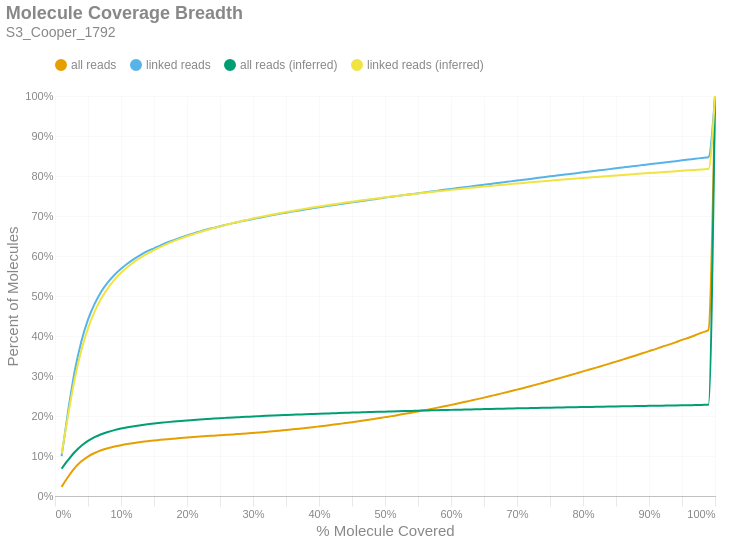

Notebook source saved alongside this figure:
### Markdown cell above
### Molecule Read Coverage
This chart shows molecule coverage breadth as computed by the number of bases aligned to that molecule. In other words, "*how much of each unique long molecule is actually sequenced/aligned?*" Keep in mind there is a distinction between sequences and alignments, since some sequences belonging to a particular molecule may not align well and wouldn't appear in the alignment data. This chart also shows molecule coverage breadth as computed by the *inferred fragment* from which the aligned sequences originate. Unlike read coverage, this calculation takes into account the total insert size, including unsequenced gaps between the forward and reverse reads. Like the previous figures, these are cumulative percents.

### Code cell
if SKIPLR:
    print_html(f"Skipped")
else:
    binned_df = consolidated_hist(valids['coverage_bp'], mask, 0.01, True)
    binned_df_inf = consolidated_hist(valids['coverage_inserts'], mask, 0.01, True)
    binned_df = binned_df.with_columns(pl.lit(binned_df_inf['all reads (cumsum)']).alias('all reads (inferred)'))
    binned_df = binned_df.with_columns(pl.lit(binned_df_inf['linked reads (cumsum)']).alias('linked reads (inferred)'))
    binned_df = binned_df.with_columns(
        (pl.col('bin').cast(pl.Float64) + 0.01).alias('right_edge')
    )

    with SafeRender(binned_df):
        (
            density_plot(binned_df, 'Molecule Coverage Breadth', samplename, 'molcov', ['all reads (inferred)','linked reads (inferred)'])
            .encode(
                #x=alt.X('bin:Q', title="% Molecule Covered").axis(format = '%').scale(padding=0),
                x=alt.X('right_edge:Q', title="% Molecule Covered").axis(format='%').scale(padding=0),
                y=alt.Y('value:Q', title='Percent of Molecules')
                    .axis(format='%')
                    .stack(False)
                    .scale(domainMin=0, padding=0),
                color=alt.Color("key:N").scale(domain = ["all reads", "linked reads", "all reads (inferred)", "linked reads (inferred)"]),
                tooltip = [
                    alt.Tooltip("key:N", title = "Data Type"),
                    alt.Tooltip("range_label:N", title="% Molecule Covered"),
                    alt.Tooltip("value:Q", format = ".2%", title="% Molecules")
                ]
            )
        ).display()

### Figure 1 — Vega-Lite specification as saved in the notebook (floating-point values rounded to 4 significant figures)
{"width": "container", "height": 400, "config": {"title": {"anchor": "start", "dy": -15, "fontSize": 18, "color": "#888888", "subtitleColor": "#888888", "subtitleFontSize": 14}, "arc": {"fill": "#0072B2"}, "axis": {"domainColor": "#888888", "domainWidth": 0.5, "gridWidth": 0.2, "grid": false, "titleFontWeight": 400, "titleFontSize": 15, "labelFontSize": 11, "labelColor": "#888888", "tickColor": "#888888", "tickWidth": 0.2, "titleColor": "#888888"}, "axisBand": {"grid": false}, "axisX": {"grid": true, "tickSize": 10, "domainCap": "round"}, "axisY": {"domain": false, "grid": true, "tickSize": 0, "domainCap": "round"}, "background": "transparent", "header": {"labelFontSize": 15, "labelColor": "#888888", "titleFontSize": 15, "titleFontWeight": 600, "titleColor": "#888888"}, "legend": {"labelFont": "sans-serif", "labelFontSize": 12, "labelColor": "#888888", "symbolSize": 100, "symbolType": "circle", "titleFontSize": 12, "titlePadding": 10, "titleColor": "#888888", "title": null, "orient": "top"}, "range": {"category": ["#E69F00", "#56B4E9", "#009E73", "#F0E442", "#0072B2", "#D55E00", "#CC79A7", "#000000"], "diverging": ["#cfe8f3", "#a2d4ec", "#73bfe2", "#46abdb", "#1696d2", "#12719e"]}, "area": {"fill": "#0072B2", "fillOpacity": 0.7, "line": true, "strokeOpacity": 0.7}, "line": {"color": "#0072B2", "stroke": "#0072B2", "strokeWidth": 2}, "trail": {"color": "#0072B2", "stroke": "#0072B2", "strokeWidth": 0, "size": 1}, "point": {"filled": true, "fillOpacity": 1.0, "size": 95}, "text": {"color": "#888888", "fontSize": 11, "align": "right", "fontWeight": 400, "size": 11}, "bar": {"fill": "#0072B2", "stroke": null}, "view": {"stroke": null, "continuousWidth": 660, "continuousHeight": 400}}, "data": {"name": "data-db2659bdf2a810d7b23f3f9000c82874"}, "mark": {"type": "line", "interpolate": "monotone", "point": {"opacity": 0, "size": 275}}, "encoding": {"color": {"field": "key", "scale": {"domain": ["all reads", "linked reads", "all reads (inferred)", "linked reads (inferred)"]}, "type": "nominal"}, "tooltip": [{"field": "key", "title": "Data Type", "type": "nominal"}, {"field": "range_label", "title": "% Molecule Covered", "type": "nominal"}, {"field": "value", "format": ".2%", "title": "% Molecules", "type": "quantitative"}], "x": {"axis": {"format": "%"}, "field": "right_edge", "scale": {"padding": 0}, "title": "% Molecule Covered", "type": "quantitative"}, "y": {"axis": {"format": "%"}, "field": "value", "scale": {"domainMin": 0, "padding": 0}, "stack": false, "title": "Percent of Molecules", "type": "quantitative"}}, "params": [{"name": "param_c36ac31b6afebe62", "select": {"type": "point", "fields": ["key"]}, "bind": "legend"}], "title": {"text": "Molecule Coverage Breadth", "subtitle": "S3_Cooper_1792"}, "transform": [{"fold": ["all reads (cumsum)", "linked reads (cumsum)", "all reads (inferred)", "linked reads (inferred)"]}, {"calculate": "replace(datum.key, ' (cumsum)', '')", "as": "key"}, {"filter": {"param": "param_c36ac31b6afebe62"}}], "usermeta": {"embedOptions": {"downloadFileName": "S3_Cooper_1792.molcov"}}, "$schema": "https://vega.github.io/schema/vega-lite/v6.1.0.json", "datasets": {"data-db2659bdf2a810d7b23f3f9000c82874": [{"bin": "0.0", "interval": "0.0-0.01", "all reads": 0.02289, "linked reads": 0.09989, "all reads (cumsum)": 0.02289, "linked reads (cumsum)": 0.09989, "range_label": "0.0-0.01", "all reads (inferred)": 0.06816, "linked reads (inferred)": 0.1052, "right_edge": 0.01}, {"bin": "0.01", "interval": "0.01-0.02", "all reads": 0.02523, "linked reads": 0.1134, "all reads (cumsum)": 0.04812, "linked reads (cumsum)": 0.2133, "range_label": "0.01-0.02", "all reads (inferred)": 0.09004, "linked reads (inferred)": 0.2036, "right_edge": 0.02}, {"bin": "0.02", "interval": "0.02-0.03", "all reads": 0.02217, "linked reads": 0.0997, "all reads (cumsum)": 0.07029, "linked reads (cumsum)": 0.313, "range_label": "0.02-0.03", "all reads (inferred)": 0.11, "linked reads (inferred)": 0.2936, "right_edge": 0.03}, {"bin": "0.03", "interval": "0.03-0.04", "all reads": 0.0164, "linked reads": 0.07377, "all reads (cumsum)": 0.08669, "linked reads (cumsum)": 0.3868, "range_label": "0.03-0.04", "all reads (inferred)": 0.1257, "linked reads (inferred)": 0.3649, "right_edge": 0.04}, {"bin": "0.04", "interval": "0.04-0.05", "all reads": 0.01198, "linked reads": 0.05406, "all reads (cumsum)": 0.09867, "linked reads (cumsum)": 0.4408, "range_label": "0.04-0.05", "all reads (inferred)": 0.1378, "linked reads (inferred)": 0.4192, "right_edge": 0.05}, {"bin": "0.05", "interval": "0.05-0.06", "all reads": 0.008777, "linked reads": 0.03933, "all reads (cumsum)": 0.1074, "linked reads (cumsum)": 0.4802, "range_label": "0.05-0.06", "all reads (inferred)": 0.147, "linked reads (inferred)": 0.4607, "right_edge": 0.06}, {"bin": "0.06", "interval": "0.06-0.07", "all reads": 0.006782, "linked reads": 0.03039, "all reads (cumsum)": 0.1142, "linked reads (cumsum)": 0.5105, "range_label": "0.06-0.07", "all reads (inferred)": 0.1543, "linked reads (inferred)": 0.4935, "right_edge": 0.07}, {"bin": "0.07", "interval": "0.07-0.08", "all reads": 0.005249, "linked reads": 0.02341, "all reads (cumsum)": 0.1195, "linked reads (cumsum)": 0.534, "range_label": "0.07-0.08", "all reads (inferred)": 0.1599, "linked reads (inferred)": 0.5191, "right_edge": 0.08}, {"bin": "0.08", "interval": "0.08-0.09", "all reads": 0.004157, "linked reads": 0.01855, "all reads (cumsum)": 0.1236, "linked reads (cumsum)": 0.5525, "range_label": "0.08-0.09", "all reads (inferred)": 0.1647, "linked reads (inferred)": 0.5404, "right_edge": 0.09}, {"bin": "0.09", "interval": "0.09-0.1", "all reads": 0.003486, "linked reads": 0.01556, "all reads (cumsum)": 0.1271, "linked reads (cumsum)": 0.5681, "range_label": "0.09-0.1", "all reads (inferred)": 0.1686, "linked reads (inferred)": 0.5581, "right_edge": 0.1}, {"bin": "0.1", "interval": "0.1-0.11", "all reads": 0.002989, "linked reads": 0.01334, "all reads (cumsum)": 0.1301, "linked reads (cumsum)": 0.5814, "range_label": "0.1-0.11", "all reads (inferred)": 0.1718, "linked reads (inferred)": 0.5727, "right_edge": 0.11}, {"bin": "0.11", "interval": "0.11-0.12", "all reads": 0.002607, "linked reads": 0.01153, "all reads (cumsum)": 0.1327, "linked reads (cumsum)": 0.5929, "range_label": "0.11-0.12", "all reads (inferred)": 0.1746, "linked reads (inferred)": 0.5853, "right_edge": 0.12}, {"bin": "0.12", "interval": "0.12-0.13", "all reads": 0.002287, "linked reads": 0.01011, "all reads (cumsum)": 0.135, "linked reads (cumsum)": 0.603, "range_label": "0.12-0.13", "all reads (inferred)": 0.1771, "linked reads (inferred)": 0.5963, "right_edge": 0.13}, {"bin": "0.13", "interval": "0.13-0.14", "all reads": 0.002014, "linked reads": 0.008933, "all reads (cumsum)": 0.137, "linked reads (cumsum)": 0.612, "range_label": "0.13-0.14", "all reads (inferred)": 0.1793, "linked reads (inferred)": 0.6061, "right_edge": 0.14}, {"bin": "0.14", "interval": "0.14-0.15", "all reads": 0.001642, "linked reads": 0.007201, "all reads (cumsum)": 0.1387, "linked reads (cumsum)": 0.6192, "range_label": "0.14-0.15", "all reads (inferred)": 0.1812, "linked reads (inferred)": 0.6149, "right_edge": 0.15}, {"bin": "0.15", "interval": "0.15-0.16", "all reads": 0.001743, "linked reads": 0.007583, "all reads (cumsum)": 0.1404, "linked reads (cumsum)": 0.6268, "range_label": "0.15-0.16", "all reads (inferred)": 0.183, "linked reads (inferred)": 0.623, "right_edge": 0.16}, {"bin": "0.16", "interval": "0.16-0.17", "all reads": 0.001594, "linked reads": 0.006943, "all reads (cumsum)": 0.142, "linked reads (cumsum)": 0.6337, "range_label": "0.16-0.17", "all reads (inferred)": 0.1847, "linked reads (inferred)": 0.6304, "right_edge": 0.17}, {"bin": "0.17", "interval": "0.17-0.18", "all reads": 0.001425, "linked reads": 0.006048, "all reads (cumsum)": 0.1434, "linked reads (cumsum)": 0.6397, "range_label": "0.17-0.18", "all reads (inferred)": 0.1862, "linked reads (inferred)": 0.6371, "right_edge": 0.18}, {"bin": "0.18", "interval": "0.18-0.19", "all reads": 0.00137, "linked reads": 0.005847, "all reads (cumsum)": 0.1448, "linked reads (cumsum)": 0.6456, "range_label": "0.18-0.19", "all reads (inferred)": 0.1876, "linked reads (inferred)": 0.6434, "right_edge": 0.19}, {"bin": "0.19", "interval": "0.19-0.2", "all reads": 0.001345, "linked reads": 0.005585, "all reads (cumsum)": 0.1461, "linked reads (cumsum)": 0.6512, "range_label": "0.19-0.2", "all reads (inferred)": 0.1889, "linked reads (inferred)": 0.6493, "right_edge": 0.2}, {"bin": "0.2", "interval": "0.2-0.21", "all reads": 0.001291, "linked reads": 0.005363, "all reads (cumsum)": 0.1474, "linked reads (cumsum)": 0.6565, "range_label": "0.2-0.21", "all reads (inferred)": 0.1901, "linked reads (inferred)": 0.6546, "right_edge": 0.21}, {"bin": "0.21", "interval": "0.21-0.22", "all reads": 0.001211, "linked reads": 0.004903, "all reads (cumsum)": 0.1486, "linked reads (cumsum)": 0.6614, "range_label": "0.21-0.22", "all reads (inferred)": 0.1913, "linked reads (inferred)": 0.6601, "right_edge": 0.22}, {"bin": "0.22", "interval": "0.22-0.23", "all reads": 0.001144, "linked reads": 0.004649, "all reads (cumsum)": 0.1498, "linked reads (cumsum)": 0.6661, "range_label": "0.22-0.23", "all reads (inferred)": 0.1925, "linked reads (inferred)": 0.6652, "right_edge": 0.23}, {"bin": "0.23", "interval": "0.23-0.24", "all reads": 0.001068, "linked reads": 0.004144, "all reads (cumsum)": 0.1509, "linked reads (cumsum)": 0.6702, "range_label": "0.23-0.24", "all reads (inferred)": 0.1935, "linked reads (inferred)": 0.6697, "right_edge": 0.24}, {"bin": "0.24", "interval": "0.24-0.25", "all reads": 0.001097, "linked reads": 0.004313, "all reads (cumsum)": 0.1519, "linked reads (cumsum)": 0.6746, "range_label": "0.24-0.25", "all reads (inferred)": 0.1945, "linked reads (inferred)": 0.6741, "right_edge": 0.25}, {"bin": "0.25", "interval": "0.25-0.26", "all reads": 0.001026, "linked reads": 0.003878, "all reads (cumsum)": 0.153, "linked reads (cumsum)": 0.6784, "range_label": "0.25-0.26", "all reads (inferred)": 0.1954, "linked reads (inferred)": 0.6783, "right_edge": 0.26}, {"bin": "0.26", "interval": "0.26-0.27", "all reads": 0.001057, "linked reads": 0.003804, "all reads (cumsum)": 0.154, "linked reads (cumsum)": 0.6822, "range_label": "0.26-0.27", "all reads (inferred)": 0.1963, "linked reads (inferred)": 0.6825, "right_edge": 0.27}, {"bin": "0.27", "interval": "0.27-0.28", "all reads": 0.001146, "linked reads": 0.003755, "all reads (cumsum)": 0.1552, "linked reads (cumsum)": 0.686, "range_label": "0.27-0.28", "all reads (inferred)": 0.1971, "linked reads (inferred)": 0.6861, "right_edge": 0.28}, {"bin": "0.28", "interval": "0.28-0.29", "all reads": 0.001126, "linked reads": 0.00327, "all reads (cumsum)": 0.1563, "linked reads (cumsum)": 0.6893, "range_label": "0.28-0.29", "all reads (inferred)": 0.198, "linked reads (inferred)": 0.6898, "right_edge": 0.29}, {"bin": "0.29", "interval": "0.29-0.3", "all reads": 0.001251, "linked reads": 0.003418, "all reads (cumsum)": 0.1576, "linked reads (cumsum)": 0.6927, "range_label": "0.29-0.3", "all reads (inferred)": 0.1989, "linked reads (inferred)": 0.6937, "right_edge": 0.3}, {"bin": "0.3", "interval": "0.3-0.31", "all reads": 0.001284, "linked reads": 0.003196, "all reads (cumsum)": 0.1588, "linked reads (cumsum)": 0.6959, "range_label": "0.3-0.31", "all reads (inferred)": 0.1996, "linked reads (inferred)": 0.6972, "right_edge": 0.31}, {"bin": "0.31", "interval": "0.31-0.32", "all reads": 0.001437, "linked reads": 0.003192, "all reads (cumsum)": 0.1603, "linked reads (cumsum)": 0.6991, "range_label": "0.31-0.32", "all reads (inferred)": 0.2004, "linked reads (inferred)": 0.7005, "right_edge": 0.32}, {"bin": "0.32", "interval": "0.32-0.33", "all reads": 0.001482, "linked reads": 0.003225, "all reads (cumsum)": 0.1618, "linked reads (cumsum)": 0.7023, "range_label": "0.32-0.33", "all reads (inferred)": 0.2011, "linked reads (inferred)": 0.7038, "right_edge": 0.33}, {"bin": "0.33", "interval": "0.33-0.34", "all reads": 0.00162, "linked reads": 0.003069, "all reads (cumsum)": 0.1634, "linked reads (cumsum)": 0.7054, "range_label": "0.33-0.34", "all reads (inferred)": 0.2018, "linked reads (inferred)": 0.7069, "right_edge": 0.34}, {"bin": "0.34", "interval": "0.34-0.35", "all reads": 0.001665, "linked reads": 0.00302, "all reads (cumsum)": 0.165, "linked reads (cumsum)": 0.7084, "range_label": "0.34-0.35", "all reads (inferred)": 0.2025, "linked reads (inferred)": 0.7097, "right_edge": 0.35}, {"bin": "0.35", "interval": "0.35-0.36", "all reads": 0.001641, "linked reads": 0.002778, "all reads (cumsum)": 0.1667, "linked reads (cumsum)": 0.7112, "range_label": "0.35-0.36", "all reads (inferred)": 0.2031, "linked reads (inferred)": 0.7126, "right_edge": 0.36}, {"bin": "0.36", "interval": "0.36-0.37", "all reads": 0.001687, "linked reads": 0.00272, "all reads (cumsum)": 0.1684, "linked reads (cumsum)": 0.7139, "range_label": "0.36-0.37", "all reads (inferred)": 0.2038, "linked reads (inferred)": 0.7155, "right_edge": 0.37}, {"bin": "0.37", "interval": "0.37-0.38", "all reads": 0.001742, "linked reads": 0.002655, "all reads (cumsum)": 0.1701, "linked reads (cumsum)": 0.7165, "range_label": "0.37-0.38", "all reads (inferred)": 0.2045, "linked reads (inferred)": 0.7184, "right_edge": 0.38}, {"bin": "0.38", "interval": "0.38-0.39", "all reads": 0.001833, "linked reads": 0.002716, "all reads (cumsum)": 0.1719, "linked reads (cumsum)": 0.7192, "range_label": "0.38-0.39", "all reads (inferred)": 0.2051, "linked reads (inferred)": 0.7211, "right_edge": 0.39}, {"bin": "0.39", "interval": "0.39-0.4", "all reads": 0.001953, "linked reads": 0.002679, "all reads (cumsum)": 0.1739, "linked reads (cumsum)": 0.7219, "range_label": "0.39-0.4", "all reads (inferred)": 0.2057, "linked reads (inferred)": 0.7238, "right_edge": 0.4}, {"bin": "0.4", "interval": "0.4-0.41", "all reads": 0.001977, "linked reads": 0.002515, "all reads (cumsum)": 0.1759, "linked reads (cumsum)": 0.7244, "range_label": "0.4-0.41", "all reads (inferred)": 0.2063, "linked reads (inferred)": 0.7264, "right_edge": 0.41}, {"bin": "0.41", "interval": "0.41-0.42", "all reads": 0.002056, "linked reads": 0.002269, "all reads (cumsum)": 0.1779, "linked reads (cumsum)": 0.7267, "range_label": "0.41-0.42", "all reads (inferred)": 0.2068, "linked reads (inferred)": 0.7286, "right_edge": 0.42}, {"bin": "0.42", "interval": "0.42-0.43", "all reads": 0.00217, "linked reads": 0.002589, "all reads (cumsum)": 0.1801, "linked reads (cumsum)": 0.7293, "range_label": "0.42-0.43", "all reads (inferred)": 0.2073, "linked reads (inferred)": 0.731, "right_edge": 0.43}, {"bin": "0.43", "interval": "0.43-0.44", "all reads": 0.002128, "linked reads": 0.002314, "all reads (cumsum)": 0.1822, "linked reads (cumsum)": 0.7316, "range_label": "0.43-0.44", "all reads (inferred)": 0.2079, "linked reads (inferred)": 0.7335, "right_edge": 0.44}, {"bin": "0.44", "interval": "0.44-0.45", "all reads": 0.002309, "linked reads": 0.002425, "all reads (cumsum)": 0.1845, "linked reads (cumsum)": 0.734, "range_label": "0.44-0.45", "all reads (inferred)": 0.2084, "linked reads (inferred)": 0.7358, "right_edge": 0.45}, {"bin": "0.45", "interval": "0.45-0.46", "all reads": 0.002327, "linked reads": 0.002355, "all reads (cumsum)": 0.1869, "linked reads (cumsum)": 0.7364, "range_label": "0.45-0.46", "all reads (inferred)": 0.209, "linked reads (inferred)": 0.7382, "right_edge": 0.46}, {"bin": "0.46", "interval": "0.46-0.47", "all reads": 0.002434, "linked reads": 0.002269, "all reads (cumsum)": 0.1893, "linked reads (cumsum)": 0.7387, "range_label": "0.46-0.47", "all reads (inferred)": 0.2095, "linked reads (inferred)": 0.7403, "right_edge": 0.47}, {"bin": "0.47", "interval": "0.47-0.48", "all reads": 0.002495, "linked reads": 0.002421, "all reads (cumsum)": 0.1918, "linked reads (cumsum)": 0.7411, "range_label": "0.47-0.48", "all reads (inferred)": 0.21, "linked reads (inferred)": 0.7425, "right_edge": 0.48}, {"bin": "0.48", "interval": "0.48-0.49", "all reads": 0.002516, "linked reads": 0.002368, "all reads (cumsum)": 0.1943, "linked reads (cumsum)": 0.7435, "range_label": "0.48-0.49", "all reads (inferred)": 0.2105, "linked reads (inferred)": 0.7446, "right_edge": 0.49}, {"bin": "0.49", "interval": "0.49-0.5", "all reads": 0.002886, "linked reads": 0.002474, "all reads (cumsum)": 0.1972, "linked reads (cumsum)": 0.7459, "range_label": "0.49-0.5", "all reads (inferred)": 0.2109, "linked reads (inferred)": 0.7466, "right_edge": 0.5}, {"bin": "0.5", "interval": "0.5-0.51", "all reads": 0.002479, "linked reads": 0.002167, "all reads (cumsum)": 0.1997, "linked reads (cumsum)": 0.7481, "range_label": "0.5-0.51", "all reads (inferred)": 0.2114, "linked reads (inferred)": 0.7487, "right_edge": 0.51}, {"bin": "0.51", "interval": "0.51-0.52", "all reads": 0.002933, "linked reads": 0.00222, "all reads (cumsum)": 0.2026, "linked reads (cumsum)": 0.7503, "range_label": "0.51-0.52", "all reads (inferred)": 0.2119, "linked reads (inferred)": 0.7507, "right_edge": 0.52}, {"bin": "0.52", "interval": "0.52-0.53", "all reads": 0.002865, "linked reads": 0.002294, "all reads (cumsum)": 0.2055, "linked reads (cumsum)": 0.7526, "range_label": "0.52-0.53", "all reads (inferred)": 0.2123, "linked reads (inferred)": 0.7526, "right_edge": 0.53}, {"bin": "0.53", "interval": "0.53-0.54", "all reads": 0.002911, "linked reads": 0.002011, "all reads (cumsum)": 0.2084, "linked reads (cumsum)": 0.7546, "range_label": "0.53-0.54", "all reads (inferred)": 0.2128, "linked reads (inferred)": 0.7544, "right_edge": 0.54}, {"bin": "0.54", "interval": "0.54-0.55", "all reads": 0.002955, "linked reads": 0.002179, "all reads (cumsum)": 0.2113, "linked reads (cumsum)": 0.7568, "range_label": "0.54-0.55", "all reads (inferred)": 0.2132, "linked reads (inferred)": 0.7564, "right_edge": 0.55}, {"bin": "0.55", "interval": "0.55-0.56", "all reads": 0.003225, "linked reads": 0.002236, "all reads (cumsum)": 0.2146, "linked reads (cumsum)": 0.759, "range_label": "0.55-0.56", "all reads (inferred)": 0.2136, "linked reads (inferred)": 0.7581, "right_edge": 0.56}, {"bin": "0.56", "interval": "0.56-0.57", "all reads": 0.003065, "linked reads": 0.002043, "all reads (cumsum)": 0.2176, "linked reads (cumsum)": 0.7611, "range_label": "0.56-0.57", "all reads (inferred)": 0.2141, "linked reads (inferred)": 0.76, "right_edge": 0.57}, {"bin": "0.57", "interval": "0.57-0.58", "all reads": 0.003319, "linked reads": 0.002232, "all reads (cumsum)": 0.2209, "linked reads (cumsum)": 0.7633, "range_label": "0.57-0.58", "all reads (inferred)": 0.2145, "linked reads (inferred)": 0.7619, "right_edge": 0.58}, {"bin": "0.58", "interval": "0.58-0.59", "all reads": 0.003394, "linked reads": 0.002281, "all reads (cumsum)": 0.2243, "linked reads (cumsum)": 0.7656, "range_label": "0.58-0.59", "all reads (inferred)": 0.2149, "linked reads (inferred)": 0.7634, "right_edge": 0.59}, {"bin": "0.59", "interval": "0.59-0.6", "all reads": 0.003441, "linked reads": 0.002076, "all reads (cumsum)": 0.2278, "linked reads (cumsum)": 0.7677, "range_label": "0.59-0.6", "all reads (inferred)": 0.2153, "linked reads (inferred)": 0.7653, "right_edge": 0.6}, {"bin": "0.6", "interval": "0.6-0.61", "all reads": 0.003435, "linked reads": 0.002126, "all reads (cumsum)": 0.2312, "linked reads (cumsum)": 0.7698, "range_label": "0.6-0.61", "all reads (inferred)": 0.2157, "linked reads (inferred)": 0.7669, "right_edge": 0.61}, {"bin": "0.61", "interval": "0.61-0.62", "all reads": 0.003636, "linked reads": 0.002089, "all reads (cumsum)": 0.2349, "linked reads (cumsum)": 0.7719, "range_label": "0.61-0.62", "all reads (inferred)": 0.2161, "linked reads (inferred)": 0.7687, "right_edge": 0.62}, {"bin": "0.62", "interval": "0.62-0.63", "all reads": 0.003626, "linked reads": 0.002064, "all reads (cumsum)": 0.2385, "linked reads (cumsum)": 0.7739, "range_label": "0.62-0.63", "all reads (inferred)": 0.2165, "linked reads (inferred)": 0.7704, "right_edge": 0.63}, {"bin": "0.63", "interval": "0.63-0.64", "all reads": 0.003656, "linked reads": 0.00222, "all reads (cumsum)": 0.2421, "linked reads (cumsum)": 0.7762, "range_label": "0.63-0.64", "all reads (inferred)": 0.2169, "linked reads (inferred)": 0.7719, "right_edge": 0.64}, {"bin": "0.64", "interval": "0.64-0.65", "all reads": 0.003761, "linked reads": 0.002048, "all reads (cumsum)": 0.2459, "linked reads (cumsum)": 0.7782, "range_label": "0.64-0.65", "all reads (inferred)": 0.2172, "linked reads (inferred)": 0.7735, "right_edge": 0.65}, {"bin": "0.65", "interval": "0.65-0.66", "all reads": 0.00397, "linked reads": 0.002027, "all reads (cumsum)": 0.2499, "linked reads (cumsum)": 0.7802, "range_label": "0.65-0.66", "all reads (inferred)": 0.2176, "linked reads (inferred)": 0.7751, "right_edge": 0.66}, {"bin": "0.66", "interval": "0.66-0.67", "all reads": 0.003892, "linked reads": 0.002039, "all reads (cumsum)": 0.2538, "linked reads (cumsum)": 0.7823, "range_label": "0.66-0.67", "all reads (inferred)": 0.218, "linked reads (inferred)": 0.7767, "right_edge": 0.67}, {"bin": "0.67", "interval": "0.67-0.68", "all reads": 0.004027, "linked reads": 0.002002, "all reads (cumsum)": 0.2578, "linked reads (cumsum)": 0.7843, "range_label": "0.67-0.68", "all reads (inferred)": 0.2183, "linked reads (inferred)": 0.7782, "right_edge": 0.68}, {"bin": "0.68", "interval": "0.68-0.69", "all reads": 0.003937, "linked reads": 0.002302, "all reads (cumsum)": 0.2617, "linked reads (cumsum)": 0.7866, "range_label": "0.68-0.69", "all reads (inferred)": 0.2187, "linked reads (inferred)": 0.7797, "right_edge": 0.69}, {"bin": "0.69", "interval": "0.69-0.7", "all reads": 0.004205, "linked reads": 0.00199, "all reads (cumsum)": 0.2659, "linked reads (cumsum)": 0.7886, "range_label": "0.69-0.7", "all reads (inferred)": 0.2191, "linked reads (inferred)": 0.7813, "right_edge": 0.7}, {"bin": "0.7", "interval": "0.7-0.71", "all reads": 0.004113, "linked reads": 0.001945, "all reads (cumsum)": 0.27, "linked reads (cumsum)": 0.7905, "range_label": "0.7-0.71", "all reads (inferred)": 0.2194, "linked reads (inferred)": 0.7827, "right_edge": 0.71}, {"bin": "0.71", "interval": "0.71-0.72", "all reads": 0.004411, "linked reads": 0.002093, "all reads (cumsum)": 0.2745, "linked reads (cumsum)": 0.7926, "range_label": "0.71-0.72", "all reads (inferred)": 0.2197, "linked reads (inferred)": 0.7841, "right_edge": 0.72}, {"bin": "0.72", "interval": "0.72-0.73", "all reads": 0.004428, "linked reads": 0.002105, "all reads (cumsum)": 0.2789, "linked reads (cumsum)": 0.7947, "range_label": "0.72-0.73", "all reads (inferred)": 0.2201, "linked reads (inferred)": 0.7855, "right_edge": 0.73}, {"bin": "0.73", "interval": "0.73-0.74", "all reads": 0.004425, "linked reads": 0.002212, "all reads (cumsum)": 0.2833, "linked reads (cumsum)": 0.7969, "range_label": "0.73-0.74", "all reads (inferred)": 0.2204, "linked reads (inferred)": 0.7869, "right_edge": 0.74}, {"bin": "0.74", "interval": "0.74-0.75", "all reads": 0.00483, "linked reads": 0.002179, "all reads (cumsum)": 0.2881, "linked reads (cumsum)": 0.7991, "range_label": "0.74-0.75", "all reads (inferred)": 0.2208, "linked reads (inferred)": 0.7884, "right_edge": 0.75}, {"bin": "0.75", "interval": "0.75-0.76", "all reads": 0.00446, "linked reads": 0.0019, "all reads (cumsum)": 0.2926, "linked reads (cumsum)": 0.801, "range_label": "0.75-0.76", "all reads (inferred)": 0.2211, "linked reads (inferred)": 0.7898, "right_edge": 0.76}, {"bin": "0.76", "interval": "0.76-0.77", "all reads": 0.004533, "linked reads": 0.002031, "all reads (cumsum)": 0.2971, "linked reads (cumsum)": 0.803, "range_label": "0.76-0.77", "all reads (inferred)": 0.2214, "linked reads (inferred)": 0.791, "right_edge": 0.77}, {"bin": "0.77", "interval": "0.77-0.78", "all reads": 0.004651, "linked reads": 0.002035, "all reads (cumsum)": 0.3018, "linked reads (cumsum)": 0.8051, "range_label": "0.77-0.78", "all reads (inferred)": 0.2217, "linked reads (inferred)": 0.7924, "right_edge": 0.78}, {"bin": "0.78", "interval": "0.78-0.79", "all reads": 0.004777, "linked reads": 0.002076, "all reads (cumsum)": 0.3066, "linked reads (cumsum)": 0.8071, "range_label": "0.78-0.79", "all reads (inferred)": 0.222, "linked reads (inferred)": 0.7937, "right_edge": 0.79}, {"bin": "0.79", "interval": "0.79-0.8", "all reads": 0.004935, "linked reads": 0.002138, "all reads (cumsum)": 0.3115, "linked reads (cumsum)": 0.8093, "range_label": "0.79-0.8", "all reads (inferred)": 0.2224, "linked reads (inferred)": 0.795, "right_edge": 0.8}, {"bin": "0.8", "interval": "0.8-0.81", "all reads": 0.004588, "linked reads": 0.001978, "all reads (cumsum)": 0.3161, "linked reads (cumsum)": 0.8113, "range_label": "0.8-0.81", "all reads (inferred)": 0.2226, "linked reads (inferred)": 0.7962, "right_edge": 0.81}, {"bin": "0.81", "interval": "0.81-0.82", "all reads": 0.00479, "linked reads": 0.001974, "all reads (cumsum)": 0.3209, "linked reads (cumsum)": 0.8132, "range_label": "0.81-0.82", "all reads (inferred)": 0.2229, "linked reads (inferred)": 0.7975, "right_edge": 0.82}, {"bin": "0.82", "interval": "0.82-0.83", "all reads": 0.005078, "linked reads": 0.001879, "all reads (cumsum)": 0.3259, "linked reads (cumsum)": 0.8151, "range_label": "0.82-0.83", "all reads (inferred)": 0.2233, "linked reads (inferred)": 0.7988, "right_edge": 0.83}, {"bin": "0.83", "interval": "0.83-0.84", "all reads": 0.004993, "linked reads": 0.002056, "all reads (cumsum)": 0.3309, "linked reads (cumsum)": 0.8172, "range_label": "0.83-0.84", "all reads (inferred)": 0.2236, "linked reads (inferred)": 0.8001, "right_edge": 0.84}, {"bin": "0.84", "interval": "0.84-0.85", "all reads": 0.0049, "linked reads": 0.002171, "all reads (cumsum)": 0.3358, "linked reads (cumsum)": 0.8193, "range_label": "0.84-0.85", "all reads (inferred)": 0.2238, "linked reads (inferred)": 0.8013, "right_edge": 0.85}, {"bin": "0.85", "interval": "0.85-0.86", "all reads": 0.005167, "linked reads": 0.001961, "all reads (cumsum)": 0.341, "linked reads (cumsum)": 0.8213, "range_label": "0.85-0.86", "all reads (inferred)": 0.2241, "linked reads (inferred)": 0.8024, "right_edge": 0.86}, {"bin": "0.86", "interval": "0.86-0.87", "all reads": 0.005091, "linked reads": 0.002035, "all reads (cumsum)": 0.3461, "linked reads (cumsum)": 0.8233, "range_label": "0.86-0.87", "all reads (inferred)": 0.2244, "linked reads (inferred)": 0.8037, "right_edge": 0.87}, {"bin": "0.87", "interval": "0.87-0.88", "all reads": 0.005327, "linked reads": 0.001929, "all reads (cumsum)": 0.3514, "linked reads (cumsum)": 0.8253, "range_label": "0.87-0.88", "all reads (inferred)": 0.2247, "linked reads (inferred)": 0.8049, "right_edge": 0.88}, {"bin": "0.88", "interval": "0.88-0.89", "all reads": 0.005278, "linked reads": 0.002039, "all reads (cumsum)": 0.3567, "linked reads (cumsum)": 0.8273, "range_label": "0.88-0.89", "all reads (inferred)": 0.225, "linked reads (inferred)": 0.8062, "right_edge": 0.89}, {"bin": "0.89", "interval": "0.89-0.9", "all reads": 0.0054, "linked reads": 0.002027, "all reads (cumsum)": 0.3621, "linked reads (cumsum)": 0.8293, "range_label": "0.89-0.9", "all reads (inferred)": 0.2253, "linked reads (inferred)": 0.8074, "right_edge": 0.9}, {"bin": "0.9", "interval": "0.9-0.91", "all reads": 0.005175, "linked reads": 0.001998, "all reads (cumsum)": 0.3673, "linked reads (cumsum)": 0.8313, "range_label": "0.9-0.91", "all reads (inferred)": 0.2256, "linked reads (inferred)": 0.8084, "right_edge": 0.91}, {"bin": "0.91", "interval": "0.91-0.92", "all reads": 0.005968, "linked reads": 0.002015, "all reads (cumsum)": 0.3732, "linked reads (cumsum)": 0.8333, "range_label": "0.91-0.92", "all reads (inferred)": 0.2259, "linked reads (inferred)": 0.8096, "right_edge": 0.92}, {"bin": "0.92", "interval": "0.92-0.93", "all reads": 0.005107, "linked reads": 0.001879, "all reads (cumsum)": 0.3784, "linked reads (cumsum)": 0.8352, "range_label": "0.92-0.93", "all reads (inferred)": 0.2262, "linked reads (inferred)": 0.8107, "right_edge": 0.93}, {"bin": "0.93", "interval": "0.93-0.94", "all reads": 0.005713, "linked reads": 0.001892, "all reads (cumsum)": 0.3841, "linked reads (cumsum)": 0.8371, "range_label": "0.93-0.94", "all reads (inferred)": 0.2264, "linked reads (inferred)": 0.8118, "right_edge": 0.94}, {"bin": "0.94", "interval": "0.94-0.95", "all reads": 0.006217, "linked reads": 0.002027, "all reads (cumsum)": 0.3903, "linked reads (cumsum)": 0.8391, "range_label": "0.94-0.95", "all reads (inferred)": 0.2267, "linked reads (inferred)": 0.8129, "right_edge": 0.95}, {"bin": "0.95", "interval": "0.95-0.96", "all reads": 0.005256, "linked reads": 0.001986, "all reads (cumsum)": 0.3955, "linked reads (cumsum)": 0.8411, "range_label": "0.95-0.96", "all reads (inferred)": 0.227, "linked reads (inferred)": 0.8141, "right_edge": 0.96}, {"bin": "0.96", "interval": "0.96-0.97", "all reads": 0.006243, "linked reads": 0.00192, "all reads (cumsum)": 0.4018, "linked reads (cumsum)": 0.8431, "range_label": "0.96-0.97", "all reads (inferred)": 0.2274, "linked reads (inferred)": 0.8153, "right_edge": 0.97}, {"bin": "0.97", "interval": "0.97-0.98", "all reads": 0.006747, "linked reads": 0.002043, "all reads (cumsum)": 0.4085, "linked reads (cumsum)": 0.8451, "range_label": "0.97-0.98", "all reads (inferred)": 0.2277, "linked reads (inferred)": 0.8165, "right_edge": 0.98}, {"bin": "0.98", "interval": "0.98-0.99", "all reads": 0.00624, "linked reads": 0.001924, "all reads (cumsum)": 0.4148, "linked reads (cumsum)": 0.847, "range_label": "0.98-0.99", "all reads (inferred)": 0.228, "linked reads (inferred)": 0.8173, "right_edge": 0.99}, {"bin": "0.99", "interval": "0.99-1.0", "all reads": 0.5852, "linked reads": 0.153, "all reads (cumsum)": 1.0, "linked reads (cumsum)": 1.0, "range_label": "0.99-1.0", "all reads (inferred)": 1.0, "linked reads (inferred)": 1.0, "right_edge": 1.0}]}}
